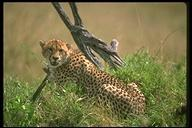
#> input picture dataset/Leopards_image_0008.jpg, 192 x 128 px; its folder holds 4 pictures in this run
$ python train_voc.py   (Python 2 division)
#> lines starting #> are read from the running program, lines starting #| are printed output that depends on the picture
import numpy as np
import argparse
import glob
import time
import cv2

# construct the argument parser and parse the arguments
ap = argparse.ArgumentParser()
ap.add_argument("-d", "--dataset", default='dataset',
                help="Path to the directory that contains the images to be indexed")  # noqa
ap.add_argument("-v", "--vocabulary", default='vocabulary',
                help="Path to where the computed vocabulary will be stored")
ap.add_argument("-vc", "--vocabulary_size", default=64,
                help="Vocabulary size")
args = vars(ap.parse_args())

start = time.time()

bow_trainer = cv2.BOWKMeansTrainer(int(args['vocabulary_size']))
sift = cv2.xfeatures2d.SIFT_create()

for imagePath in glob.glob(args["dataset"] + "/*.*g"):
    img = cv2.imread(imagePath)
#> img is the input picture: shape (128, 192, 3); mean B, G, R 69.7, 112.6, 117.7

    kp, des = sift.detectAndCompute(img, None)
#> kp = 135 keypoints; strongest (x, y, size): (24, 107, 2.1), (84, 57, 2), (61, 50, 2.2), (89, 59, 2.1)
    bow_trainer.add(des)
    print imagePath

print '\nClustering %d descriptors...' % bow_trainer.descriptorsCount()
voc = bow_trainer.cluster()
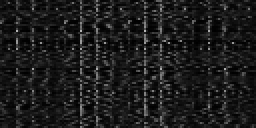
#> voc: shape (64, 128) float32 (shown 2 times larger); min 0.625, max 182.9, mean 28

print "BoW vocabulary size = ", np.shape(voc)
#| BoW vocabulary size =  (64, 128)
np.save(args['vocabulary'], voc)

print 'Time = %s' % (time.time()-start)
